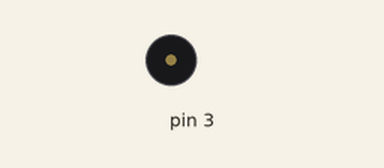
Bench run of a sketch on a simulated Arduino Uno, built with avr-gcc and run on an emulated ATmega328P. Shown: buzzer (waves = sounding).

Above: at 1.07 s.
At 4.92 s:
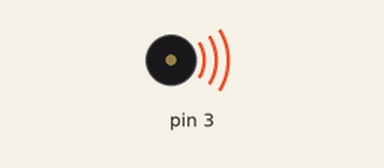
Timing chart, 0 to 5.4 s (numbered marks = the images above):
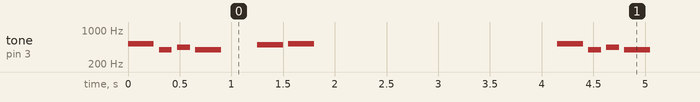

The sketch:

sketch_feb12a.ino
```cpp
const int nC4 = 262;
const int nD4=294;
const int nE4=330;
const int nF4=349;
const int nG4=392;
const int nA4=440;
const int nB4=494;
const int nC5=524;

const int note[]={nC5,nG4,nA4,nG4,0,nB4,nC5};

const int duration[]={4,8,8,4,4,4,4,4};

void setup()
  {
  }

void loop()
  {
   for (int i=0;i<8;i++)
      {
       int wait=1000/duration[i];
       tone(3,note[i]);
       delay(wait);
       noTone(3);
       delay(50);
      }
     noTone(3);
     delay(2000);


  }
```

Measured:
- by itself, tone on pin 3: repeats every 4.2 s: silent 0.05 s, 392 Hz 0.13 s, silent 0.05 s, 440 Hz 0.13 s, silent 0.05 s, 392 Hz 0.25 s, silent 0.35 s, 494 Hz 0.25 s, silent 0.05 s, 524 Hz 0.25 s, silent 2.4 s, 524 Hz 0.25 s
